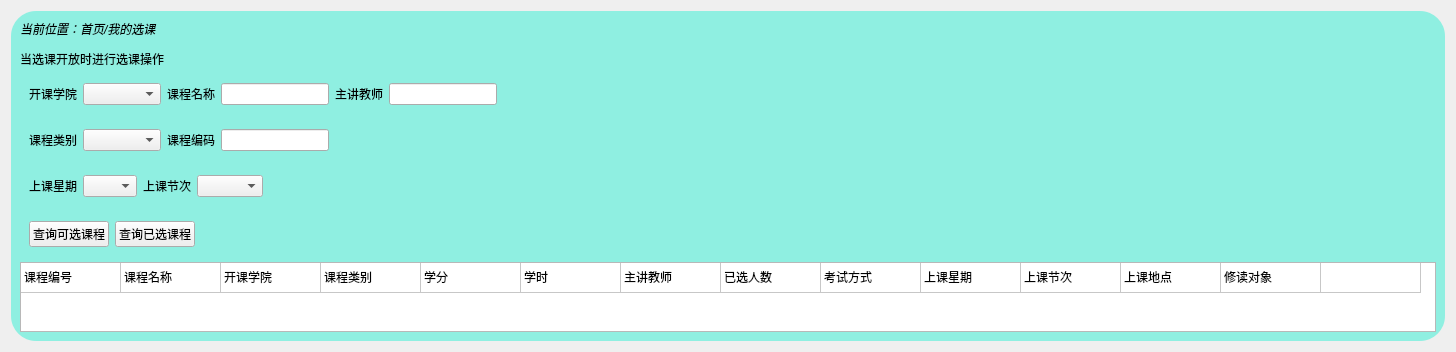
     <widget class="QWidget" name="courseChooseP">
      <layout class="QGridLayout" name="gridLayout_3">
       <item row="0" column="0" alignment="Qt::AlignHCenter">
        <widget class="QWidget" name="widget_15" native="true">
         <property name="styleSheet">
          <string notr="true">#widget_15{

	background-color: rgba(104, 240, 220,180);
border-radius:25px;
}</string>
         </property>
         <layout class="QVBoxLayout" name="verticalLayout_5">
          <item>
           <widget class="QLabel" name="label">
            <property name="text">
             <string>&lt;html&gt;&lt;head/&gt;&lt;body&gt;&lt;p&gt;&lt;span style=&quot; font-style:italic;&quot;&gt;当前位置：首页/我的选课&lt;/span&gt;&lt;/p&gt;&lt;p&gt;当选课开放时进行选课操作&lt;/p&gt;&lt;/body&gt;&lt;/html&gt;</string>
            </property>
           </widget>
          </item>
          <item alignment="Qt::AlignLeft">
           <widget class="QWidget" name="widget_16" native="true">
            <layout class="QHBoxLayout" name="horizontalLayout_10">
             <item>
              <widget class="QLabel" name="label_14">
               <property name="text">
                <string>开课学院</string>
               </property>
              </widget>
             </item>
             <item>
              <widget class="QComboBox" name="institute_chooseComboBox">
               <item>
                <property name="text">
                 <string/>
                </property>
               </item>
               <item>
                <property name="text">
                 <string>格兰芬多</string>
                </property>
               </item>
               <item>
                <property name="text">
                 <string>拉文克劳</string>
                </property>
               </item>
               <item>
                <property name="text">
                 <string>赫奇帕奇</string>
                </property>
               </item>
               <item>
                <property name="text">
                 <string>斯莱特林</string>
                </property>
               </item>
              </widget>
             </item>
             <item>
              <widget class="QLabel" name="label_15">
               <property name="text">
                <string>课程名称</string>
               </property>
              </widget>
             </item>
             <item>
              <widget class="QLineEdit" name="coursename_chooselineEdit"/>
             </item>
             <item>
              <widget class="QLabel" name="label_16">
               <property name="text">
                <string>主讲教师</string>
               </property>
              </widget>
             </item>
             <item>
              <widget class="QLineEdit" name="teacher_chooselineEdit"/>
             </item>
            </layout>
           </widget>
          </item>
          <item alignment="Qt::AlignLeft">
           <widget class="QWidget" name="widget_17" native="true">
            <layout class="QHBoxLayout" name="horizontalLayout_11">
             <item>
              <widget class="QLabel" name="label_17">
               <property name="text">
                <string>课程类别</string>
               </property>
              </widget>
             </item>
             <item>
              <widget class="QComboBox" name="coursetype_chooseComboBox">
               <item>
                <property name="text">
                 <string/>
                </property>
               </item>
               <item>
                <property name="text">
                 <string>必修</string>
                </property>
               </item>
               <item>
                <property name="text">
                 <string>选修</string>
                </property>
               </item>
               <item>
                <property name="text">
                 <string>专业课</string>
                </property>
               </item>
               <item>
                <property name="text">
                 <string>预习课程</string>
                </property>
               </item>
              </widget>
             </item>
             <item>
              <widget class="QLabel" name="label_18">
               <property name="text">
                <string>课程编码</string>
               </property>
              </widget>
             </item>
             <item>
              <widget class="QLineEdit" name="coursecode_chooselineEdit"/>
             </item>
            </layout>
           </widget>
          </item>
          <item alignment="Qt::AlignLeft">
           <widget class="QWidget" name="widget_18" native="true">
            <layout class="QHBoxLayout" name="horizontalLayout_12">
             <item>
              <widget class="QLabel" name="label_19">
               <property name="text">
                <string>上课星期</string>
               </property>
              </widget>
             </item>
             <item>
              <widget class="QComboBox" name="week_chooseComboBox">
               <item>
                <property name="text">
                 <string/>
                </property>
               </item>
               <item>
                <property name="text">
                 <string>周一</string>
                </property>
               </item>
               <item>
                <property name="text">
                 <string>周二</string>
                </property>
               </item>
               <item>
                <property name="text">
                 <string>周三</string>
                </property>
               </item>
               <item>
                <property name="text">
                 <string>周四</string>
                </property>
               </item>
               <item>
                <property name="text">
                 <string>周五</string>
                </property>
               </item>
              </widget>
             </item>
             <item>
              <widget class="QLabel" name="label_20">
               <property name="text">
                <string>上课节次</string>
               </property>
              </widget>
             </item>
             <item>
              <widget class="QComboBox" name="period_chooseComboBox">
               <item>
                <property name="text">
                 <string/>
                </property>
               </item>
               <item>
                <property name="text">
                 <string>第一节</string>
                </property>
               </item>
               <item>
                <property name="text">
                 <string>第二节</string>
                </property>
               </item>
               <item>
                <property name="text">
                 <string>第三节</string>
                </property>
               </item>
               <item>
                <property name="text">
                 <string>第四节</string>
                </property>
               </item>
              </widget>
             </item>
            </layout>
           </widget>
          </item>
          <item alignment="Qt::AlignLeft">
           <widget class="QWidget" name="widget_19" native="true">
            <layout class="QHBoxLayout" name="horizontalLayout_13">
             <item>
              <widget class="QPushButton" name="Query_tochoosePushBtn">
               <property name="text">
                <string>查询可选课程</string>
               </property>
              </widget>
             </item>
             <item>
              <widget class="QPushButton" name="Query_chosenPushBtn">
               <property name="text">
                <string>查询已选课程</string>
               </property>
              </widget>
             </item>
            </layout>
           </widget>
          </item>
          <item>
           <widget class="QTableWidget" name="Course_chooseTableWidget">
            <property name="sizeAdjustPolicy">
             <enum>QAbstractScrollArea::AdjustToContents</enum>
            </property>
            <property name="editTriggers">
             <set>QAbstractItemView::NoEditTriggers</set>
            </property>
            <property name="selectionMode">
             <enum>QAbstractItemView::NoSelection</enum>
            </property>
            <attribute name="horizontalHeaderVisible">
             <bool>false</bool>
            </attribute>
            <attribute name="verticalHeaderVisible">
             <bool>false</bool>
            </attribute>
            <row>
             <property name="text">
              <string>新建行</string>
             </property>
            </row>
            <column>
             <property name="text">
              <string>新建列</string>
             </property>
            </column>
            <column>
             <property name="text">
              <string>新建列</string>
             </property>
            </column>
            <column>
             <property name="text">
              <string>新建列</string>
             </property>
            </column>
            <column>
             <property name="text">
              <string>新建列</string>
             </property>
            </column>
            <column>
             <property name="text">
              <string>学分</string>
             </property>
            </column>
            <column>
             <property name="text">
              <string>学时</string>
             </property>
            </column>
            <column>
             <property name="text">
              <string>新建列</string>
             </property>
            </column>
            <column>
             <property name="text">
              <string>新建列</string>
             </property>
            </column>
            <column>
             <property name="text">
              <string>新建列</string>
             </property>
            </column>
            <column>
             <property name="text">
              <string>新建列</string>
             </property>
            </column>
            <column>
             <property name="text">
              <string>新建列</string>
             </property>
            </column>
            <column>
             <property name="text">
              <string>上课地点</string>
             </property>
            </column>
            <column>
             <property name="text">
              <string>修读对象</string>
             </property>
            </column>
            <column>
             <property name="text">
              <string>新建列</string>
             </property>
            </column>
            <item row="0" column="0">
             <property name="text">
              <string>课程编号</string>
             </property>
            </item>
            <item row="0" column="1">
             <property name="text">
              <string>课程名称</string>
             </property>
            </item>
            <item row="0" column="2">
             <property name="text">
              <string>开课学院</string>
             </property>
            </item>
            <item row="0" column="3">
             <property name="text">
              <string>课程类别</string>
             </property>
            </item>
            <item row="0" column="4">
             <property name="text">
              <string>学分</string>
             </property>
            </item>
            <item row="0" column="5">
             <property name="text">
              <string>学时</string>
             </property>
            </item>
            <item row="0" column="6">
             <property name="text">
              <string>主讲教师</string>
             </property>
            </item>
            <item row="0" column="7">
             <property name="text">
              <string>已选人数</string>
             </property>
            </item>
            <item row="0" column="8">
             <property name="text">
              <string>考试方式</string>
             </property>
            </item>
            <item row="0" column="9">
             <property name="text">
              <string>上课星期</string>
             </property>
            </item>
            <item row="0" column="10">
             <property name="text">
              <string>上课节次</string>
             </property>
            </item>
            <item row="0" column="11">
             <property name="text">
              <string>上课地点</string>
             </property>
            </item>
            <item row="0" column="12">
             <property name="text">
              <string>修读对象</string>
             </property>
            </item>
           </widget>
          </item>
         </layout>
        </widget>
       </item>
      </layout>
     </widget>
